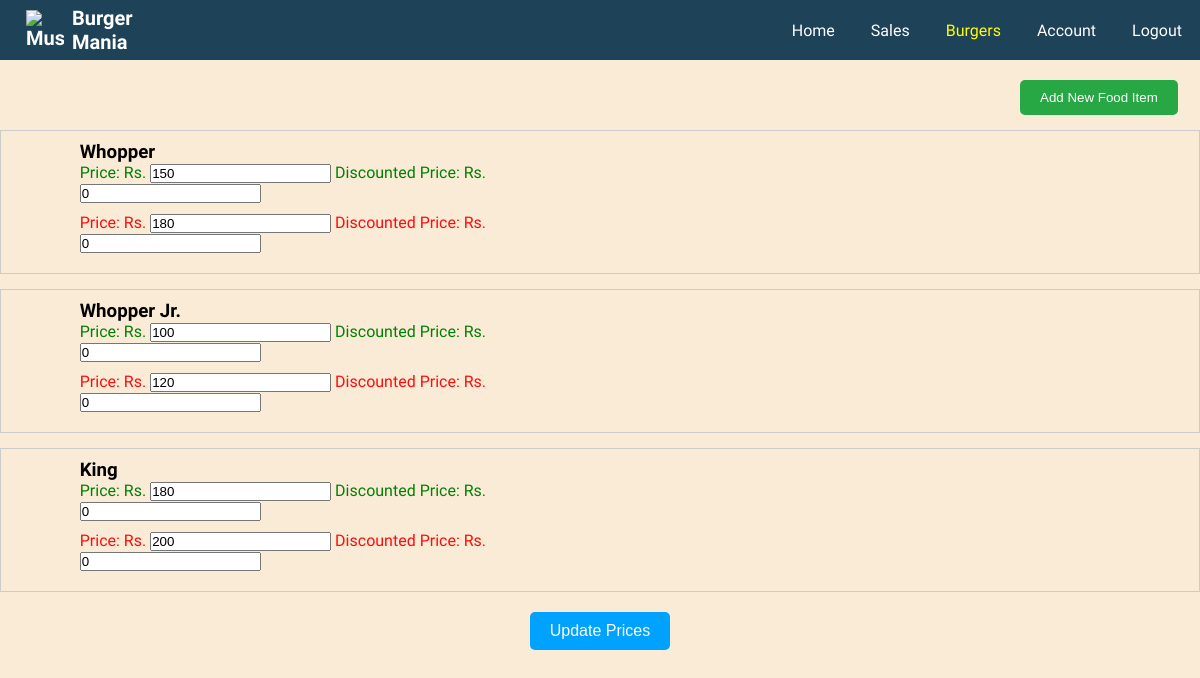
Page /burgers.php (signed in) on the earlier database version.
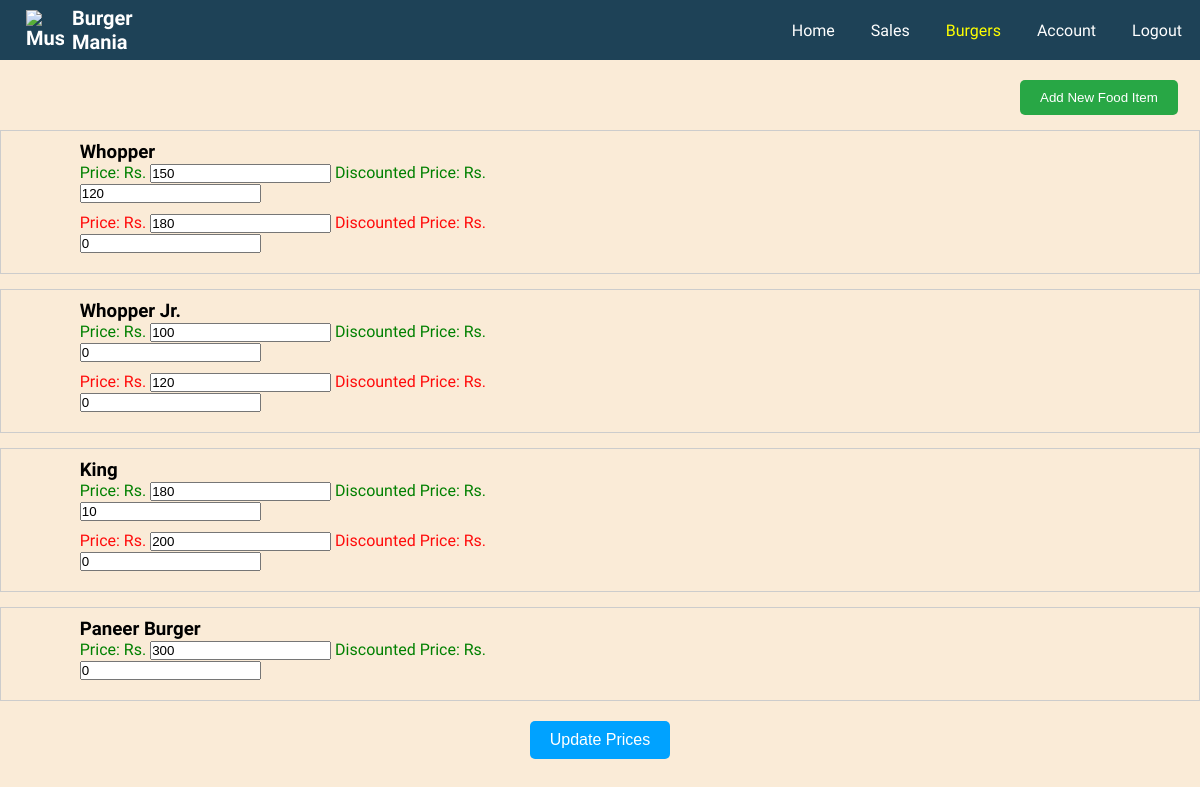
Same page on the later database version.
### tables this page shows
CREATE TABLE IF NOT EXISTS `fooditems` (
  `id` int(11) NOT NULL AUTO_INCREMENT,
  `itemName` varchar(255) NOT NULL,
  `itemType` varchar(10) NOT NULL,
  `price` int(11) NOT NULL,
  `discountedPrice` int(11) NOT NULL,
  PRIMARY KEY (`id`)
);

### burgers.php (the view, shortened to what this page needs)
<?php
require_once "config.php";
$sql = "SELECT * FROM fooditems";
$result = $conn->query($sql);
$foodItems = [];
while ($row = $result->fetch_assoc()) {
    $foodItems[$row['itemName']][] = $row;
}
?>
<!DOCTYPE html>
<html lang="en">
<head>
    <link rel="stylesheet" href="style.css">
</head>
<body>
    <nav class="nav-container">
        <ul>
            <li class="brand"><img src="Assets/logo.png" alt="Music">Burger Mania</li>
            <ul class="right-ul">
                <li><a href="index.php">Home</a></li>
                <li><a href="sales.php">Sales</a></li>
                <li><a id="active" href="burgers.php">Burgers</a></li>
                <li><a href="account.php">Account</a></li>
                <li><a href="logout.php">Logout</a></li>
            </ul>
        </ul>
    </nav>
    <div class="container" style="display: flex; flex-direction: column; justify-content: space-between; align-items: flex-end;">
        <div class="add-food-item" style= "margin-top: 80px; width: 180px;">
            <button id="openModal">Add New Food Item</button>
        </div>
        <form method="POST" action="">
            <div class="food-items">
                <?php
                foreach ($foodItems as $itemName => $items) {
                    echo '<div class="food">';
                    echo '<div class="food-details">';
                    echo '<h3>' . htmlspecialchars($itemName) . '</h3>';
                    echo '<ul>';
                    foreach ($items as $item) {
                        $itemClass = ($item['itemType'] === 'Non-Veg') ? 'read' : 'green';
                        echo '<li class="' . $itemClass . '">';
                        echo 'Price: Rs. <input type="number" name="food[' . $item['id'] . '][price]" value="' . htmlspecialchars($item['price']) . '" min="0" required>';
                        echo '  Discounted Price: Rs. <input type="number" name="food[' . $item['id'] . '][discountedPrice]" value="' . htmlspecialchars($item['discountedPrice']) . '" min="0" required>';
                        echo '</li>';
                    }
                    echo '</ul>';
                    echo '</div>';
                    echo '</div>';
                }
                ?>
                <div class="to-cart1">
                    <button type="submit">Update Prices</button>
                </div>
            </div>
        </form>
    </div>
</body>
</html>

### style.css (style rules this page uses)
body { background-color: antiquewhite; }
* { margin: 0; padding: 0; max-width: 100vw; }
.nav-container { font-family: 'Ubuntu', sans-serif; width: 100%; }
nav ul { display: flex; align-items: center; list-style-type: none; height: 60px; background-color: rgb(30, 66, 87); color: white; width: 100%; float: left; }
nav ul li { margin: 0 18px; }
.right-ul { justify-content: right; }
.right-ul li { cursor: pointer; }
.right-ul li a { color: white; text-decoration: none; }
#active { color: yellow; }
.brand img { width: 38px; padding: 0 8px; }
.brand { display: flex; align-items: center; font-weight: bold; font-size: 20px; }
.container { font-family: 'Ubuntu', sans-serif; }
.food-items { position: absolute; top: 130px; left: 0; right: 0; z-index: 5; justify-content: center; }
.food { display: grid; grid-template-columns: 40% 5% 20%; justify-content: space-around; }
.food-details { display: grid; align-content: center; }
.food-details ul { list-style-type: none; }
.read { color: rgb(255, 11, 11); }
.green { color: green; }
.food-items { display: flex; flex-direction: column; }
.food { margin-bottom: 15px; padding: 10px; border: 1px solid #ccc; }
.food-details ul { list-style-type: none; padding: 0; }
.food-details li { margin-bottom: 10px; }
.to-cart1 { text-align: center; margin-top: 5px; }
.to-cart1 button { background-color: #00a2ff; color: white; border: none; padding: 10px 20px; text-align: center; text-decoration: none; display: inline-block; font-size: 16px; cursor: pointer; border-radius: 5px; transition: background-color 0.3s; }
button { padding: 10px 20px; background-color: #28a745; color: white; border: none; border-radius: 5px; cursor: pointer; }

Differences in the rows shown:
changed fooditems (number 1 of 7 on the later page): discountedPrice "0" → "120"
changed fooditems (number 5 of 7 on the later page): discountedPrice "0" → "10"
added fooditems: price "300", discountedPrice "0", shown under "Paneer Burger"
Other differences:
new list line: "Paneer Burger"
